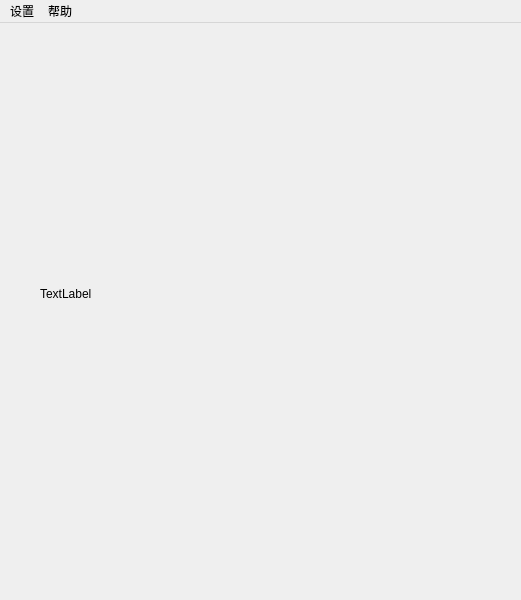
<?xml version="1.0" encoding="UTF-8"?>
<ui version="4.0">
 <class>Chess</class>
 <widget class="QMainWindow" name="Chess">
  <property name="geometry">
   <rect>
    <x>0</x>
    <y>0</y>
    <width>521</width>
    <height>600</height>
   </rect>
  </property>
  <property name="windowTitle">
   <string>Chess</string>
  </property>
  <property name="windowIcon">
   <iconset>
    <normaloff>:/icon/res/icon/XQF.ICO</normaloff>:/icon/res/icon/XQF.ICO</iconset>
  </property>
  <widget class="QWidget" name="centralWidget">
   <widget class="QLabel" name="bg">
    <property name="geometry">
     <rect>
      <x>40</x>
      <y>70</y>
      <width>441</width>
      <height>401</height>
     </rect>
    </property>
    <property name="text">
     <string>TextLabel</string>
    </property>
   </widget>
  </widget>
  <widget class="QMenuBar" name="menuBar">
   <property name="geometry">
    <rect>
     <x>0</x>
     <y>0</y>
     <width>521</width>
     <height>23</height>
    </rect>
   </property>
   <widget class="QMenu" name="settingMenu">
    <property name="title">
     <string>设置</string>
    </property>
    <widget class="QMenu" name="bgMenu">
     <property name="title">
      <string>棋盘</string>
     </property>
     <addaction name="canvasBgAction"/>
     <addaction name="dropsBgAction"/>
     <addaction name="greenBgAction"/>
     <addaction name="sheetBgAction"/>
     <addaction name="skeletonBgAction"/>
     <addaction name="stoneBgAction"/>
     <addaction name="woodBgAction"/>
    </widget>
    <widget class="QMenu" name="pieceMenu">
     <property name="title">
      <string>棋子</string>
     </property>
     <addaction name="comicPieceAction"/>
     <addaction name="delicatePieceAction"/>
     <addaction name="polishPieceAction"/>
     <addaction name="woodPieceAction"/>
    </widget>
    <addaction name="openAction"/>
    <addaction name="undoAction"/>
    <addaction name="rotateAction"/>
    <addaction name="separator"/>
    <addaction name="soundEffectAction"/>
    <addaction name="bgmAction"/>
    <addaction name="separator"/>
    <addaction name="bgMenu"/>
    <addaction name="pieceMenu"/>
   </widget>
   <widget class="QMenu" name="helpMenu">
    <property name="title">
     <string>帮助</string>
    </property>
    <addaction name="shortcut"/>
    <addaction name="about"/>
   </widget>
   <addaction name="settingMenu"/>
   <addaction name="helpMenu"/>
  </widget>
  <action name="openAction">
   <property name="text">
    <string>开局</string>
   </property>
   <property name="shortcut">
    <string>Ctrl+O</string>
   </property>
  </action>
  <action name="undoAction">
   <property name="text">
    <string>悔棋</string>
   </property>
   <property name="shortcut">
    <string>Ctrl+U</string>
   </property>
  </action>
  <action name="soundEffectAction">
   <property name="checkable">
    <bool>true</bool>
   </property>
   <property name="checked">
    <bool>true</bool>
   </property>
   <property name="text">
    <string>音效</string>
   </property>
   <property name="shortcut">
    <string>Ctrl+S</string>
   </property>
  </action>
  <action name="canvasBgAction">
   <property name="checkable">
    <bool>true</bool>
   </property>
   <property name="text">
    <string>画布</string>
   </property>
  </action>
  <action name="dropsBgAction">
   <property name="checkable">
    <bool>true</bool>
   </property>
   <property name="text">
    <string>水滴</string>
   </property>
  </action>
  <action name="greenBgAction">
   <property name="checkable">
    <bool>true</bool>
   </property>
   <property name="text">
    <string>绿色</string>
   </property>
  </action>
  <action name="sheetBgAction">
   <property name="checkable">
    <bool>true</bool>
   </property>
   <property name="text">
    <string>草稿</string>
   </property>
  </action>
  <action name="skeletonBgAction">
   <property name="checkable">
    <bool>true</bool>
   </property>
   <property name="text">
    <string>素描</string>
   </property>
  </action>
  <action name="stoneBgAction">
   <property name="checkable">
    <bool>true</bool>
   </property>
   <property name="text">
    <string>石材</string>
   </property>
  </action>
  <action name="woodBgAction">
   <property name="checkable">
    <bool>true</bool>
   </property>
   <property name="checked">
    <bool>true</bool>
   </property>
   <property name="text">
    <string>木材</string>
   </property>
  </action>
  <action name="comicPieceAction">
   <property name="checkable">
    <bool>true</bool>
   </property>
   <property name="text">
    <string>卡通</string>
   </property>
  </action>
  <action name="delicatePieceAction">
   <property name="checkable">
    <bool>true</bool>
   </property>
   <property name="text">
    <string>精致</string>
   </property>
  </action>
  <action name="polishPieceAction">
   <property name="checkable">
    <bool>true</bool>
   </property>
   <property name="text">
    <string>抛光</string>
   </property>
  </action>
  <action name="woodPieceAction">
   <property name="checkable">
    <bool>true</bool>
   </property>
   <property name="checked">
    <bool>true</bool>
   </property>
   <property name="text">
    <string>木材</string>
   </property>
  </action>
  <action name="shortcut">
   <property name="text">
    <string>快捷键</string>
   </property>
  </action>
  <action name="about">
   <property name="text">
    <string>关于</string>
   </property>
  </action>
  <action name="bgmAction">
   <property name="checkable">
    <bool>true</bool>
   </property>
   <property name="text">
    <string>音乐</string>
   </property>
   <property name="shortcut">
    <string>Ctrl+B</string>
   </property>
  </action>
  <action name="rotateAction">
   <property name="checkable">
    <bool>true</bool>
   </property>
   <property name="text">
    <string>翻转</string>
   </property>
   <property name="shortcut">
    <string>Ctrl+R</string>
   </property>
  </action>
 </widget>
 <layoutdefault spacing="6" margin="11"/>
 <resources/>
 <connections/>
</ui>
